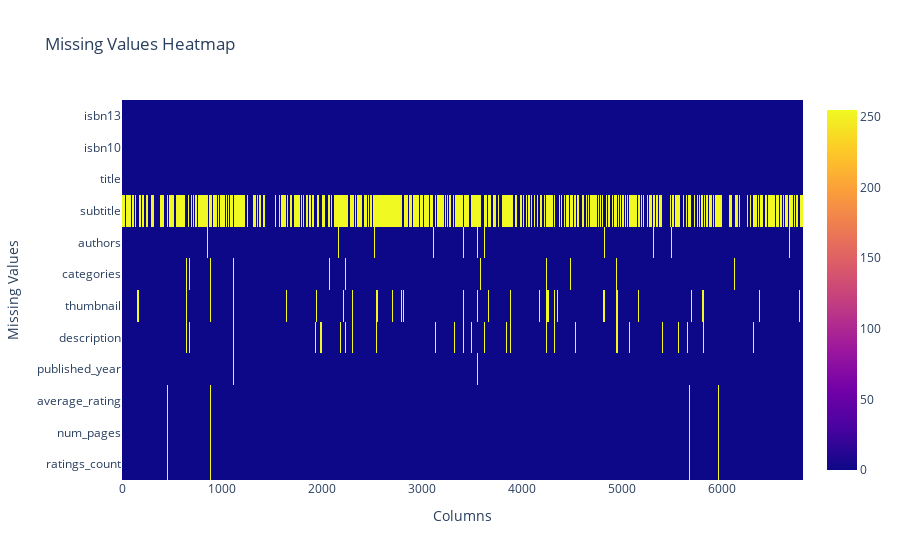

The code cell stored with this chart in its notebook:
### Code cell
fig = px.imshow(books.isna().transpose(),
                labels=dict(x="Columns", y="Missing Values"),
                title="Missing Values Heatmap")
fig.show()

### Figure 1 — Plotly figure (JSON) as saved in the notebook; plotly's stock layout.template omitted (floating-point values rounded to 4 significant figures; data arrays with more than 128 entries replaced by an {"elided": "..."} marker saying what was removed)
{"data": [{"coloraxis": "coloraxis", "name": "0", "x": {"elided": "6810 int values"}, "y": ["isbn13", "isbn10", "title", "subtitle", "authors", "categories", "thumbnail", "description", "published_year", "average_rating", "num_pages", "ratings_count"], "z": {"elided": "12x6810 int values"}, "type": "heatmap", "xaxis": "x", "yaxis": "y", "hovertemplate": "Columns: %{x}<br>Missing Values: %{y}<br>color: %{z}<extra></extra>"}], "layout": {"xaxis": {"anchor": "y", "domain": [0.0, 1.0], "scaleanchor": "y", "constrain": "domain", "title": {"text": "Columns"}}, "yaxis": {"anchor": "x", "domain": [0.0, 1.0], "autorange": "reversed", "constrain": "domain", "title": {"text": "Missing Values"}}, "coloraxis": {"colorscale": [[0.0, "#0d0887"], [0.1111, "#46039f"], [0.2222, "#7201a8"], [0.3333, "#9c179e"], [0.4444, "#bd3786"], [0.5556, "#d8576b"], [0.6667, "#ed7953"], [0.7778, "#fb9f3a"], [0.8889, "#fdca26"], [1.0, "#f0f921"]]}, "title": {"text": "Missing Values Heatmap"}}}
